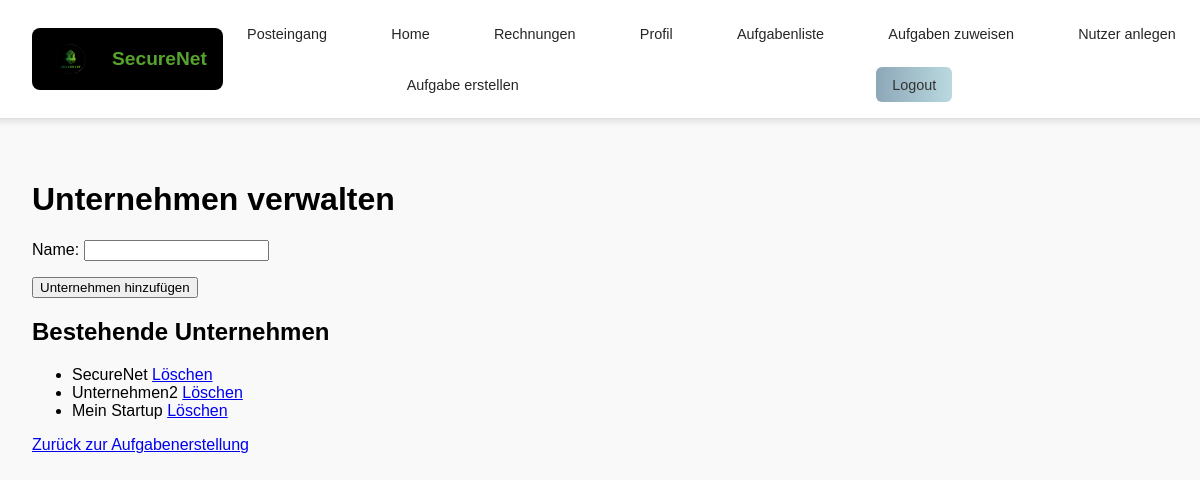
Page /posts/unternehmen_verwalten/ (signed in) on the earlier database version.
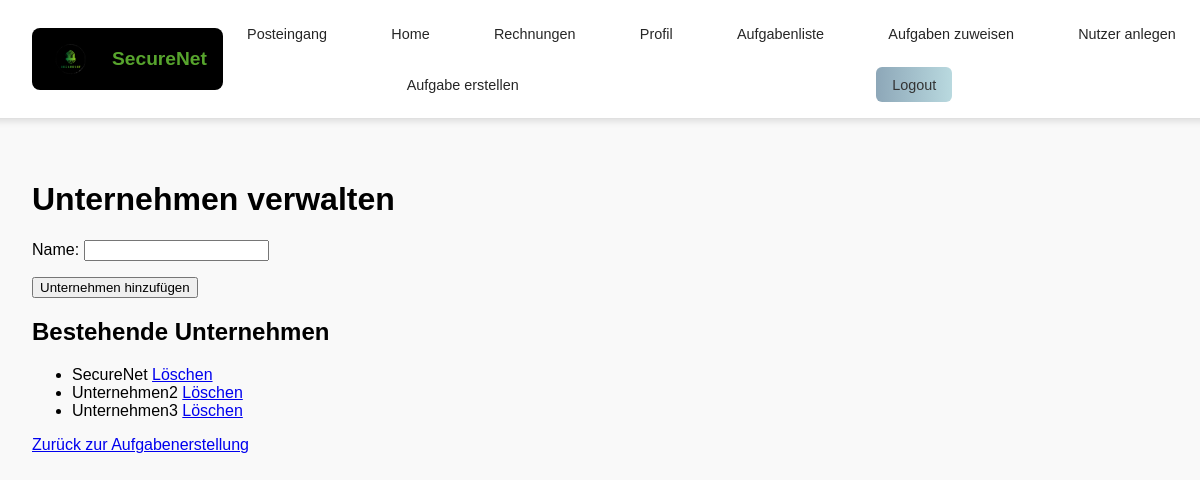
Same page on the later database version.
### posts/models.py (models this page shows, shortened)
class Unternehmen(models.Model):
    name = models.CharField(max_length=100, unique=True)

### posts/views.py (the view)
    def _wrapped_view_func(request, *args, **kwargs):
        if request.user.is_authenticated and request.user.role == 'teacher':
            return view_func(request, *args, **kwargs)
        else:
            return HttpResponse(f'Fehlende Berechtigung <br><a href="{reverse("index")}">Zurück zur Startseite</a>')

### posts/forms.py
class UnternehmenForm(forms.ModelForm):
    class Meta:
        model = Unternehmen
        fields = ['name']

### posts/views.py (called while the page is built)
def lehrkraft_required(view_func):
    def _wrapped_view_func(request, *args, **kwargs):
        if request.user.is_authenticated and request.user.role == 'teacher':
            return view_func(request, *args, **kwargs)
        else:
            return HttpResponse(f'Fehlende Berechtigung <br><a href="{reverse("index")}">Zurück zur Startseite</a>')
    return _wrapped_view_func

@lehrkraft_required
def unternehmen_verwalten(request):
    if request.method == 'POST':
        form = UnternehmenForm(request.POST)
        if form.is_valid():
            form.save()
            messages.success(request, "Unternehmen erfolgreich hinzugefügt.")
            return redirect('posts:unternehmen_verwalten')
        else:
            messages.error(request, "Fehler beim Speichern des Unternehmens.")
    else:
        form = UnternehmenForm()
    unternehmen = Unternehmen.objects.all()
    return render(request, 'posts/neues_unternehmen.html', {'form': form, 'unternehmen': unternehmen})

### posts/templates/posts/neues_unternehmen.html (shortened to what this page needs)
{% extends 'master_layout.html' %}
{% load static%}
{% block content %}
<h1>Unternehmen verwalten</h1>
<form method="post">
    {{ form.as_p }}
    <button type="submit">Unternehmen hinzufügen</button>
</form>
<h2>Bestehende Unternehmen</h2>
<ul>
    {% for unternehmen in unternehmen %}
        <li>
            {{ unternehmen.name }}
            <a href="{% url 'posts:unternehmen_loeschen' unternehmen.id %}"
               class="btn btn-danger"
               onclick="return confirm('Soll das Unternehmen wirklich gelöscht werden?');">
               Löschen
            </a>
        </li>
    {% empty %}
        <li>Keine Unternehmen vorhanden.</li>
    {% endfor %}
</ul>
<a href="{% url 'posts:aufgabe_erstellen' %}" class="btn btn-secondary">Zurück zur Aufgabenerstellung</a>
{% endblock %}

Differences in the rows shown:
removed Unternehmen: name "Mein Startup"
added Unternehmen: name "Unternehmen3"
